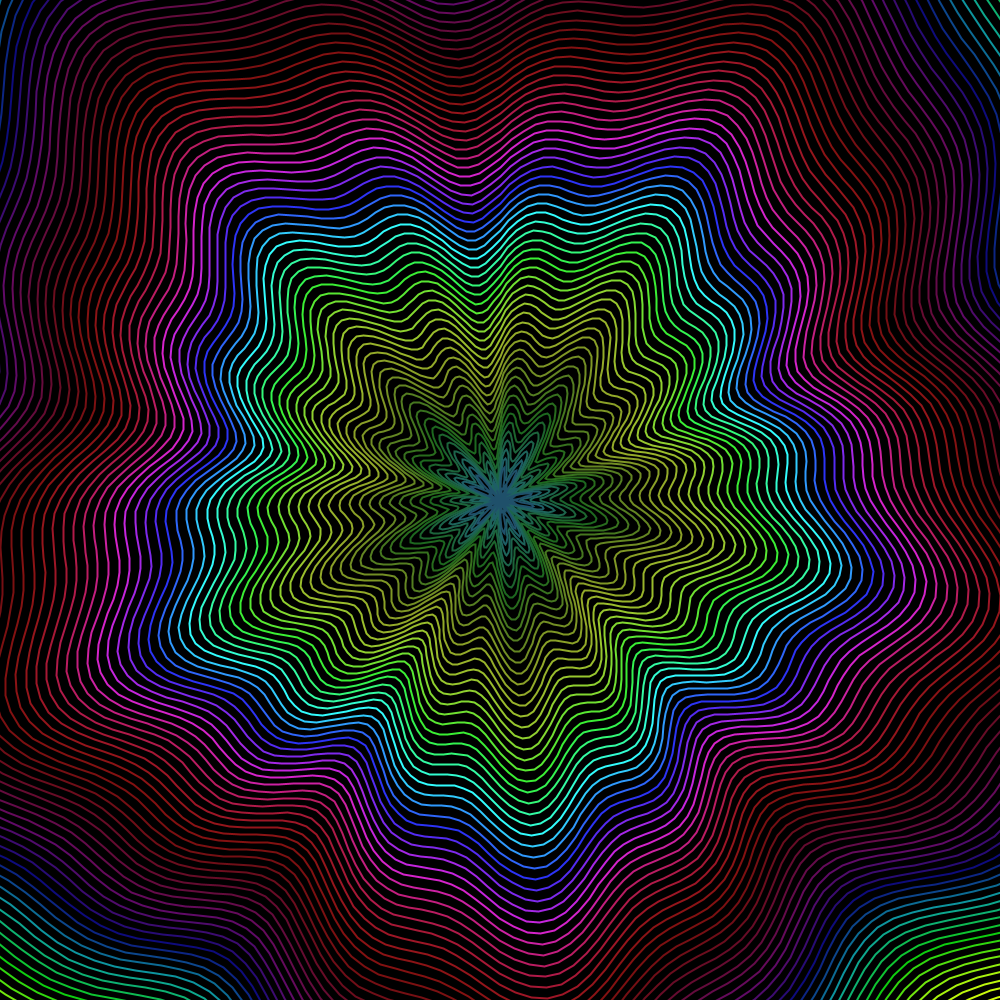
Frame 1 (no input)
Frame 60 (the mouse pressed at the canvas centre just before this capture): identical to frame 1, image omitted
Frame 120 (the mouse held since frame 60 and released just before this capture): identical to frame 1, image omitted

The Processing sketch that drew this single still picture (run headless with seeded random() and noise(); from frame 60 on, the mouse is pressed at the canvas centre):

// Processing sketch: regShape
// ── regShape.pde
int layers = 80;
float maxRadius;
int points = 200;

void setup() {
  size(1000, 1000);
  colorMode(HSB);
  maxRadius = width * 0.5;
}

void draw() {
  background(0);
  noFill();
  layers = 80;
  maxRadius = 800;
  for (int i = layers; i > 0; i--) {
    float t = map(i, 0, layers, 0, 1);
    stroke(getGradientColor(t));
    strokeWeight(2);
    drawIrregularCircle(width / 2, height / 2, maxRadius * (float)i / layers, i);
  }
}

void drawIrregularCircle(float x, float y, float radius, int layer) {
  beginShape();
  for (int i = 0; i < points; i++) {
    float angle = map(i, 0, points, 0, TWO_PI);
    float offset = sin(angle * 10) * 30+(layer*1.0);
    float r = radius + offset * sin(angle * 5);
    float px = x + cos(angle) * r;
    float py = y + sin(angle) * r;
    vertex(px, py);
  }
  endShape(CLOSE);
}

color getGradientColor(float t) {
  float red = map(sin(t * 8), -1, 1, 255, 50);
  float blue = map(sin(t * 10 + PI / 3), -1, 1, 255, 100);
  float yellow = map(sin(t * 1 + PI), -1, 1, 255, 100);
  return color(red, yellow, blue);
}
